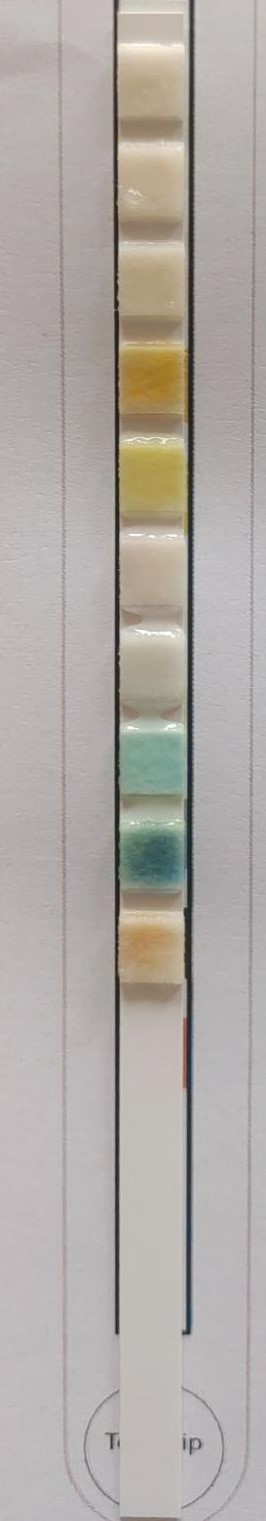
#> input picture images/image5.jpg, 266 x 1521 px, found by its file name
$ python urineModel.py
#> lines starting #> are read from the running program, lines starting #| are printed output that depends on the picture; after the words box and inside, x2 and y2 are one past the last pixel; in counts of white or black regions, pixels touching at a corner belong together
import cv2
import imutils
import matplotlib.pyplot as plt
import numpy as np

# Load the image in both color and grayscale
image_path = "C:/Users/HP/Desktop/MediHacks/images/image5.jpg"
image = cv2.imread(image_path)
#> image is the input picture: shape (1521, 266, 3); mean B, G, R 165.5, 170.3, 176
image = cv2.imread(image_path)
image_gray = cv2.imread(image_path, cv2.IMREAD_GRAYSCALE)
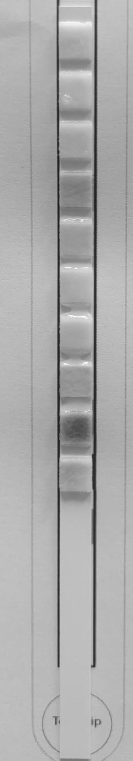
#> image_gray: shape (1521, 266) (shown at 1/2 size); min 20, max 255, mean 171.5


# Check if the image was loaded properly
if image is None or image_gray is None:
    print("Error: Could not load image.")
else:
    print(f"Image loaded successfully with shape: {image.shape}")
#| Image loaded successfully with shape: (1521, 266, 3)

    # Apply bilateral filter
    bilateral_filtered = cv2.bilateralFilter(image_gray, 9, 75, 75)

    # Apply adaptive thresholding
    binary_adaptive = cv2.adaptiveThreshold(bilateral_filtered, 255, cv2.ADAPTIVE_THRESH_GAUSSIAN_C, cv2.THRESH_BINARY, 11, 2)
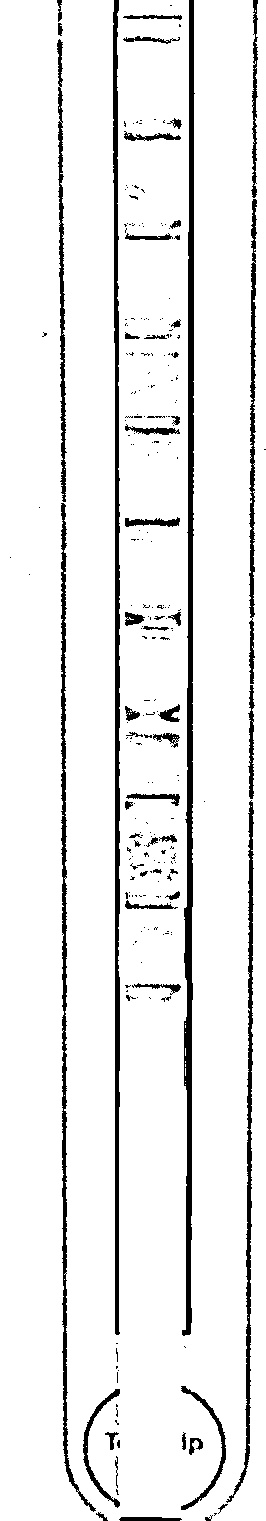
#> binary_adaptive: shape (1521, 266); 92.3% white; 253 black regions (195 under 20 px), largest, box (x1, y1, x2, y2) and area: (182, 0, 195, 1336) 7560, (113, 0, 120, 1335) 5834, (61, 503, 96, 1512) 3852

    # Create a structuring element (kernel)
    kernel = np.ones((5, 5), np.uint8)  # You can change the size and shape as needed

    # Complement the binary image
    complemented_image = cv2.bitwise_not(binary_adaptive)

    # Apply dilation
    dilated_image = cv2.dilate(complemented_image, kernel, iterations=2)
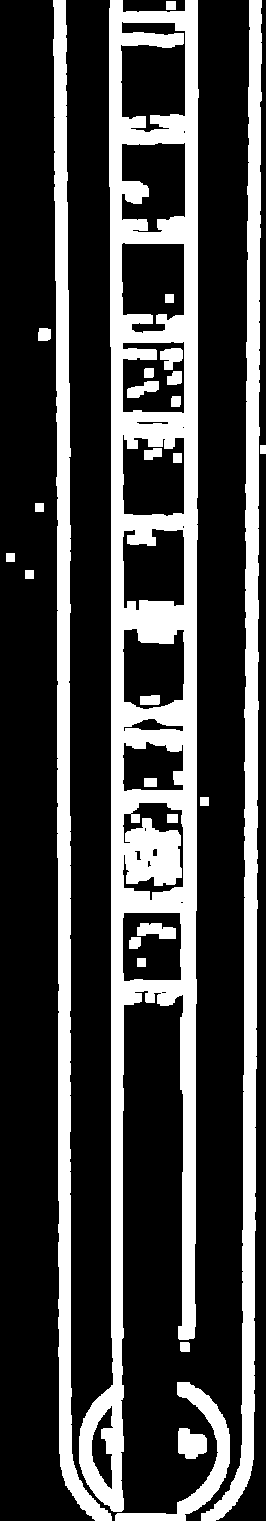
#> dilated_image: shape (1521, 266); 26.6% white; 27 white regions, largest, box (x1, y1, x2, y2) and area: (79, 0, 199, 1512) 60689, (201, 0, 262, 1521) 19976, (53, 0, 112, 1521) 19931

    # Apply erosion
    eroded_image = cv2.erode(dilated_image, kernel, iterations=2)
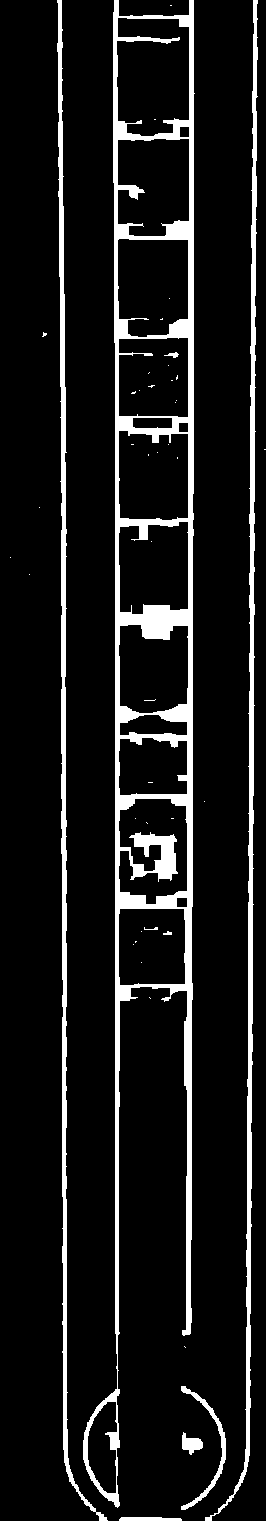
#> eroded_image: shape (1521, 266); 10% white; 45 white regions (36 under 20 px), largest, box (x1, y1, x2, y2) and area: (83, 0, 195, 1508) 25242, (57, 0, 108, 1521) 6987, (205, 0, 258, 1521) 6952

    # Complement the eroded image
    again_complement = cv2.bitwise_not(eroded_image)
#> again_complement: shape (1521, 266); 90% white; 45 black regions (36 under 20 px)

    # Define the contour labels
    contour_labels = {
        'URO': None,
        'BIL': None,
        'KET': None,
        'BLD': None,
        'PRO': None,
        'NIT': None,
        'LEU': None,
        'GLU': None,
        'SG': None,
        'PH': None
    }

    # Find contours
    (cnts, h) = cv2.findContours(again_complement.copy(), cv2.RETR_CCOMP, cv2.CHAIN_APPROX_NONE)
#> cnts = 66 contours, 40 with area under 20; largest, box (x1, y1, x2, y2) and area: (0, 0, 254, 1521) 280666, (212, 0, 266, 1521) 18199, (117, 18, 189, 136) 7200, (118, 239, 188, 337) 6022, (118, 139, 189, 236) 5914; h = 66 rows, first 6: [1, -1, -1, -1], [8, 0, 2, -1], [3, -1, -1, 1], [4, 2, -1, 1], [5, 3, -1, 1], [6, 4, -1, 1]
    filtered_contours = []
    for contour in cnts:
        perimeter = cv2.arcLength(contour, True)
        approx = cv2.approxPolyDP(contour, 0.04 * perimeter, True)
        # If the contour has a reasonable number of vertices and its area is within a certain range
        if len(approx) >= 4 and len(approx) <= 8 and 3000 < cv2.contourArea(contour) < 8000:
            # Draw the contour
            cv2.drawContours(image_gray, [contour], -1, (0, 255, 0), 5)

            # Find the center of the contour
            M = cv2.moments(contour)
            if M["m00"] != 0:
                cX = int(M["m10"] / M["m00"])
                cY = int(M["m01"] / M["m00"])
            else:
                cX, cY = 0, 0

            # Get the RGB values from the original image
            rgb_value = image[cY, cX]  # Note that OpenCV uses BGR format
            b, g, r = rgb_value
            filtered_contours.append([r, g, b])
#> this loop made 66 passes
#> (perimeter, approx, cX, cY, b, g, r) on passes 2, 15, 21, 23: (279.3, [[120, 909], [120, 984], [184, 983], [183, 909]], 151, 946, 101, 145, 182), (283.9, [[120, 739], [120, 794], [186, 793], [186, 741]], 151, 767, 146, 164, 125), (384.3, [[187, 522], [120, 527], [120, 611], [187, 608]], 153, 567, 149, 169, 187), (346, [[119, 431], [120, 517], [187, 517], [187, 434]], 152, 476, 81, 154, 176)
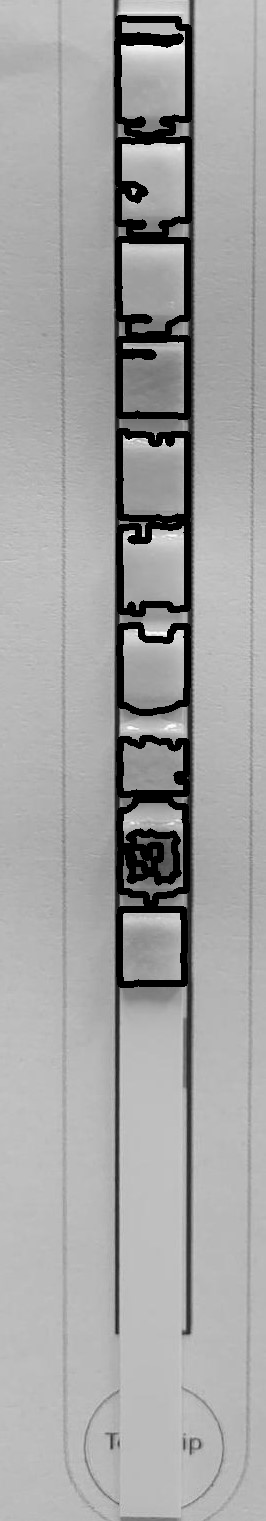
#> image_gray: shape (1521, 266); 6.37% of pixels changed, all inside (x1, y1, x2, y2) = (114, 15, 192, 988)
#> after the loop, filtered_contours = [[182, 145, 101], [64, 96, 95], [125, 164, 146], [169, 161, 142], [187, 169, 149], [176, 154, 81], [160, 121, 44], [175, 156, 124], [189, 169, 142], [189, 172, 146]]

    # Reverse the list to match with labels
    reversed_list = filtered_contours[::-1]
#> reversed_list = [[189, 172, 146], [189, 169, 142], [175, 156, 124], [160, 121, 44], [176, 154, 81], [187, 169, 149], [169, 161, 142], [125, 164, 146], [64, 96, 95], [182, 145, 101]]

    # Assign RGB values to the contour labels
    for label, rgb_values in zip(contour_labels.keys(), reversed_list):
        contour_labels[label] = rgb_values
#> this loop made 10 passes
#> after the loop, contour_labels = 10 items

    print(contour_labels)
#> (printed output is left out)

    # Resize the image for display
    result = imutils.resize(image_gray, width=320)
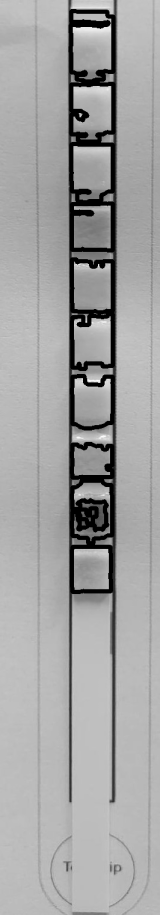
#> result: shape (1829, 320) (shown at 1/2 size); min 0, max 255, mean 162.9

    # Display the result
    plt.subplot(1, 1, 1)
    plt.title('Original Grayscale Image')
    plt.imshow(result, cmap='gray')
    plt.axis('off')
    plt.show()

$ run again, with images/image1.jpg copied over images/image5.jpg
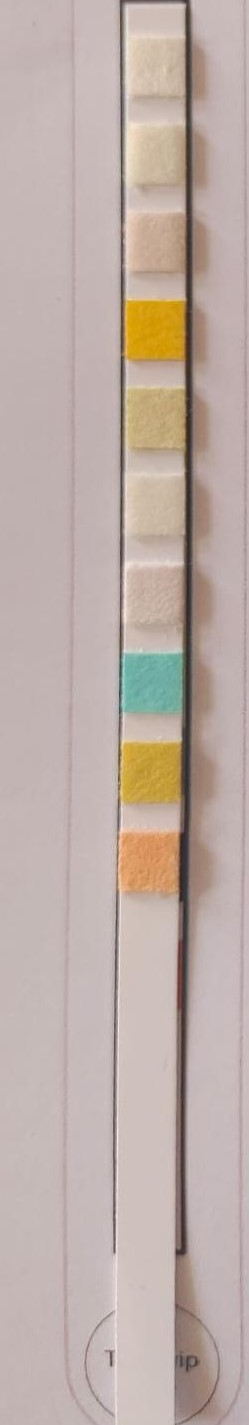
#> input picture images/image1.jpg, 249 x 1425 px, found by its file name
#> image is the input picture: shape (1425, 249, 3); mean B, G, R 167.1, 173.6, 189.3
#| Image loaded successfully with shape: (1425, 249, 3)
#> `binary_adaptive = cv2.adaptiveThreshold(bilateral_filtered, 255, cv2.A..`:
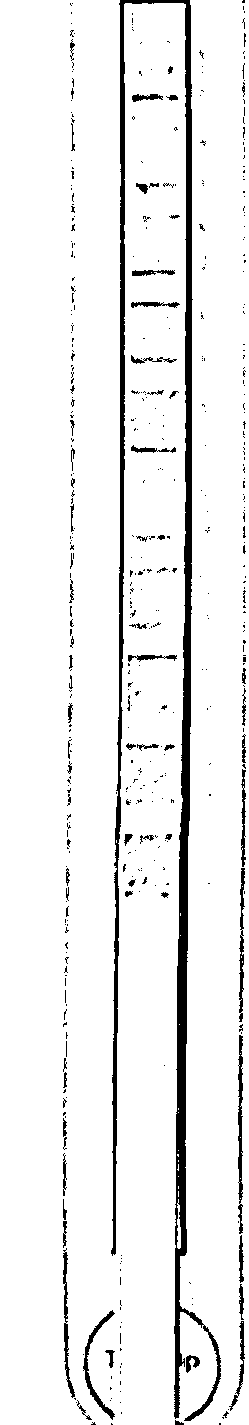
#> binary_adaptive: shape (1425, 249); 93.1% white; 469 black regions (398 under 20 px), largest, box (x1, y1, x2, y2) and area: (111, 0, 221, 1421) 16310, (238, 1035, 243, 1234) 648, (83, 1310, 115, 1420) 552
#> dilated_image: shape (1425, 249); 27.1% white; 61 white regions, largest, box (x1, y1, x2, y2) and area: (107, 0, 225, 1425) 55821, (215, 618, 249, 1425) 9764, (63, 273, 80, 857) 6651
#> eroded_image: shape (1425, 249); 9.5% white; 99 white regions (70 under 20 px), largest, box (x1, y1, x2, y2) and area: (111, 0, 221, 1425) 22378, (222, 622, 249, 1419) 3876, (63, 942, 96, 1425) 1468
#> again_complement: shape (1425, 249); 90.5% white; 99 black regions (70 under 20 px)
#> cnts = 111 contours, 73 with area under 20; largest, box (x1, y1, x2, y2) and area: (0, 0, 180, 1425) 198330, (180, 0, 249, 1425) 71230, (125, 100, 186, 303) 11560, (124, 393, 186, 571) 9998, (124, 3, 185, 96) 5254; h = 111 rows, first 6: [1, -1, -1, -1], [2, 0, -1, -1], [3, 1, -1, -1], [15, 2, 4, -1], [5, -1, -1, 3], [6, 4, -1, 3]
#> the loop `for contour in cnts:` made 111 passes
#> (perimeter, approx, cX, cY, b, g, r) on passes 16, 48: (351.6, [[130, 661], [122, 742], [180, 744], [183, 659]], 154, 702, 169, 178, 121), (321.8, [[124, 4], [125, 94], [184, 95], [184, 4]], 155, 49, 167, 189, 207)
#> after the loop `for contour in cnts:`:
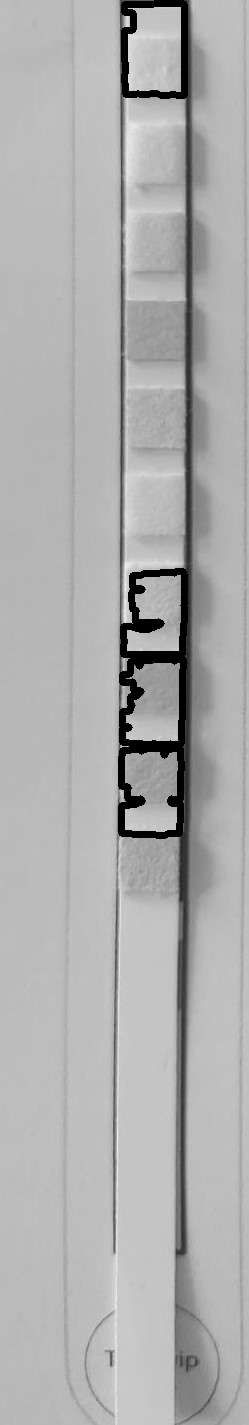
#> image_gray: shape (1425, 249); min 0, max 241, mean 173.6
#> after the loop `for contour in cnts:`: filtered_contours = [[199, 160, 57], [121, 178, 169], [201, 179, 166], [207, 189, 167]]
#> reversed_list = [[207, 189, 167], [201, 179, 166], [121, 178, 169], [199, 160, 57]]
#> the loop `for label, rgb_values in zip(contour_labels.keys(), reversed_list):` made 4 passes
#> after the loop `for label, rgb_values in zip(contour_labels.keys(), reversed_list):`: contour_labels = 10 items
#| {'URO': [207, 189, 167], 'BIL': [201, 179, 166], 'KET': [121, 178, 169], 'BLD': [199, 160, 57], 'PRO': None, 'NIT': None, 'LEU': None, 'GLU': None, 'SG': None, 'PH': None}

$ run again, with images/image3.jpg copied over images/image5.jpg
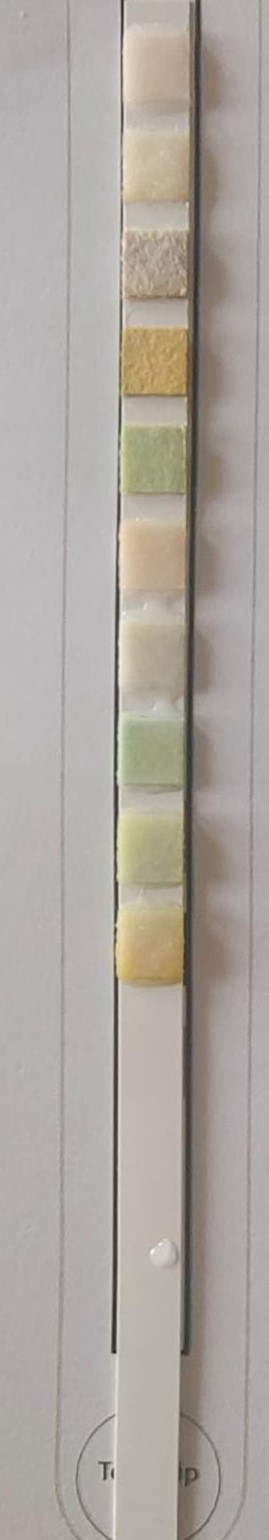
#> input picture images/image3.jpg, 269 x 1540 px, found by its file name
#> image is the input picture: shape (1540, 269, 3); mean B, G, R 159.6, 165.9, 172
#| Image loaded successfully with shape: (1540, 269, 3)
#> `binary_adaptive = cv2.adaptiveThreshold(bilateral_filtered, 255, cv2.A..`:
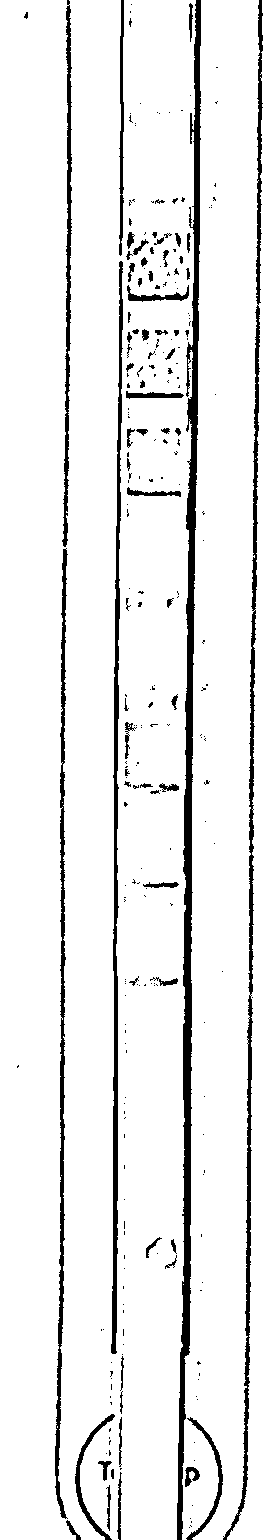
#> binary_adaptive: shape (1540, 269); 91.9% white; 266 black regions (197 under 20 px), largest, box (x1, y1, x2, y2) and area: (177, 0, 201, 1540) 10661, (223, 0, 263, 1540) 5793, (111, 261, 123, 1354) 4328
#> dilated_image: shape (1540, 269); 27.5% white; 33 white regions, largest, box (x1, y1, x2, y2) and area: (71, 0, 227, 1540) 70934, (219, 0, 267, 1540) 19635, (51, 0, 85, 1540) 19601
#> eroded_image: shape (1540, 269); 10.8% white; 54 white regions (46 under 20 px), largest, box (x1, y1, x2, y2) and area: (101, 0, 223, 1540) 28519, (55, 0, 81, 1540) 6641, (223, 0, 263, 1540) 6607
#> again_complement: shape (1540, 269); 89.2% white; 54 black regions (46 under 20 px)
#> cnts = 70 contours, 44 with area under 20; largest, box (x1, y1, x2, y2) and area: (59, 0, 185, 1540) 103832, (0, 0, 76, 1540) 93990, (185, 0, 259, 1540) 82127, (229, 0, 269, 1540) 20528, (118, 495, 189, 785) 17664; h = 70 rows, first 6: [1, -1, -1, -1], [2, 0, -1, -1], [3, 1, -1, -1], [6, 2, 4, -1], [5, -1, -1, 3], [-1, 4, -1, 3]
#> the loop `for contour in cnts:` made 70 passes
#> (perimeter, cX, cY, b, g, r) on pass 21: (524.4, 157, 443, 127, 161, 160)
#> after the loop `for contour in cnts:`:
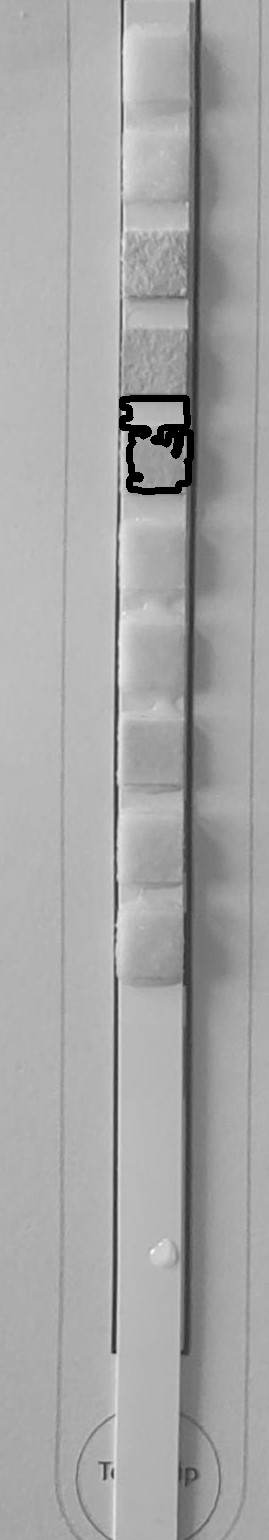
#> image_gray: shape (1540, 269); min 0, max 250, mean 165.9
#> after the loop `for contour in cnts:`: filtered_contours = [[160, 161, 127]]
#> the loop `for label, rgb_values in zip(contour_labels.keys(), reversed_list):` made 1 pass
#> after the loop `for label, rgb_values in zip(contour_labels.keys(), reversed_list):`: contour_labels = 10 items
#| {'URO': [160, 161, 127], 'BIL': None, 'KET': None, 'BLD': None, 'PRO': None, 'NIT': None, 'LEU': None, 'GLU': None, 'SG': None, 'PH': None}
